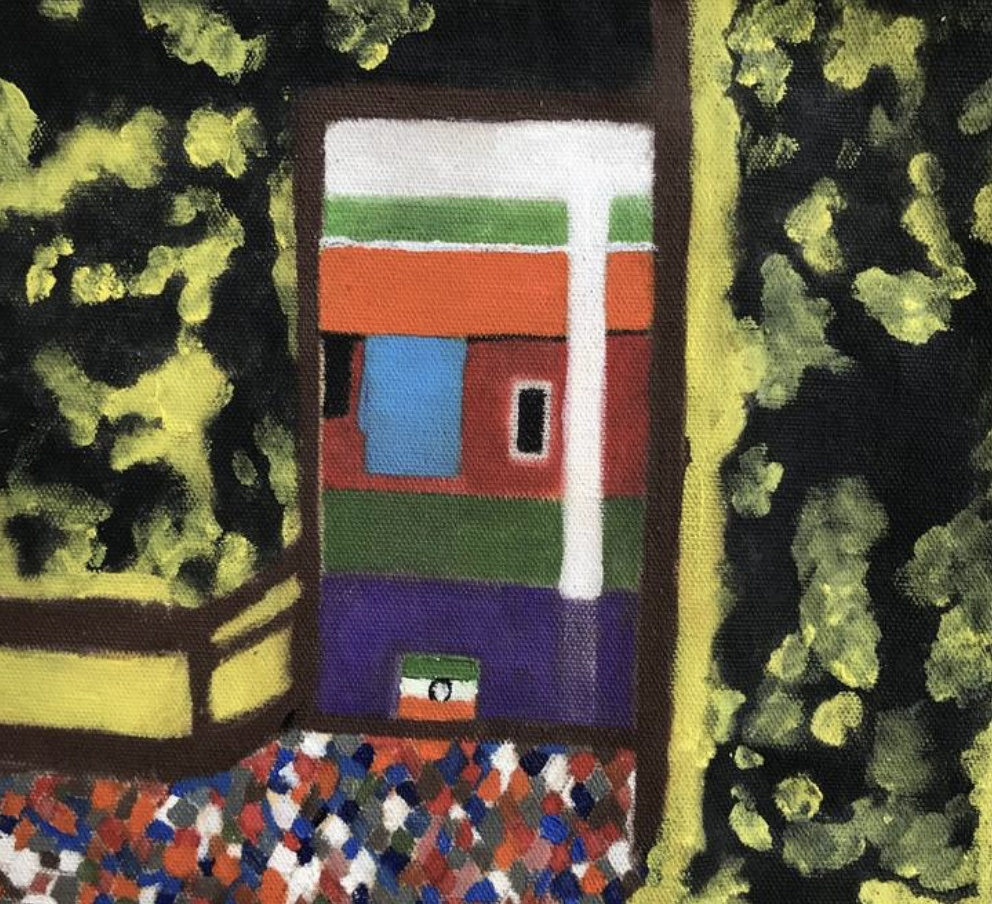
#> input picture reel4/reverie.jpg, 992 x 904 px, found by its file name
$ python ref_dress.py
#> lines starting #> are read from the running program, lines starting #| are printed output that depends on the picture; after the words box and inside, x2 and y2 are one past the last pixel; in counts of white or black regions, pixels touching at a corner belong together
"""Fashion sketch: woman in an all-over Reverie print spaghetti-strap princess dress.
figure(view='front'|'back', flare=1.0, spin=0.0) -> RGBA PIL image 800x1500 (with paper border)."""
import os
import numpy as np
from PIL import Image, ImageDraw, ImageFilter

HERE = os.path.dirname(os.path.abspath(__file__))
S = 2
FW, FH = 800, 1500
SKIN = (176, 120, 88); SKIN_SH = (150, 98, 70)
HAIR = (34, 24, 22); GOLD = (214, 172, 60); LIP = (170, 50, 50); OUT = (28, 22, 20)
PAINT = Image.open(os.path.join(HERE, "reverie.jpg")).convert("RGB")
#> PAINT is the input picture: PIL image 992x904 RGB; mean R, G, B 96.8, 89.1, 70
# keep the print free of the small flag mat: paint it over with the verandah purple
ImageDraw.Draw(PAINT).rectangle((392, 640, 482, 735), fill=(84, 52, 150))
PAINT = PAINT.filter(ImageFilter.SMOOTH)

# [12 lines left out: function _print_tile, not called in this run]

def linen(img, k=0.16, seed=7):
    """Rough linen weave: uneven warp/weft threads plus slubs, like the canvas of the painting."""
    w, h = img.size; r = np.random.default_rng(seed)
    a = np.asarray(img).astype(np.float32) / 255
    rows = r.normal(0, 1, (h, 1)); cols = r.normal(0, 1, (1, w))
    slub = np.asarray(Image.fromarray((r.random((h // 6, w // 40)) * 255).astype(np.uint8))
                      .resize((w, h), Image.BICUBIC)).astype(np.float32) / 255
    weave = 0.5 * rows + 0.5 * cols + 1.4 * (slub - 0.5) * (r.random((h, 1)) > 0.7)
    fine = (np.indices((h, w)).sum(0) % 4 < 2) * 0.5 - 0.25
    a = a * (1 + k * np.tanh(weave)[..., None] + 0.06 * fine[..., None])
    g = a.mean(2, keepdims=True); a = g + (a - g) * 0.88 + 0.03       # slightly chalky, washed colour
    return Image.fromarray((np.clip(a, 0, 1) * 255).astype(np.uint8))

def dilate(m, r):
    """Fast dilation: blur then threshold (MaxFilter is far too slow at this size)."""
    return m.filter(ImageFilter.BoxBlur(r)).point(lambda v: 255 if v > 8 else 0)

def _m():
    return Image.new("L", (FW * S, FH * S), 0)

def _poly(pts):
    m = _m(); ImageDraw.Draw(m).polygon([(x * S, y * S) for x, y in pts], fill=255); return m

def _ell(cx, cy, rx, ry):
    m = _m(); ImageDraw.Draw(m).ellipse(((cx - rx) * S, (cy - ry) * S, (cx + rx) * S, (cy + ry) * S), fill=255); return m

def _limb(pts, w0, w1):
    """Tapered limb along a polyline."""
    pts = np.array(pts, float); n = len(pts)
    left, right = [], []
    for i in range(n):
        a = pts[max(i - 1, 0)]; b = pts[min(i + 1, n - 1)]
        d = b - a; d /= np.linalg.norm(d) + 1e-6; nrm = np.array([-d[1], d[0]])
        w = w0 + (w1 - w0) * i / (n - 1)
        left.append(pts[i] + nrm * w / 2); right.append(pts[i] - nrm * w / 2)
    return _poly([tuple(p) for p in left + right[::-1]])

def _union(*ms):
    a = np.maximum.reduce([np.asarray(m) for m in ms]); return Image.fromarray(a)

class Canvas:
    def __init__(self):
        self.rgb = Image.new("RGB", (FW * S, FH * S), (255, 255, 255))
#> self.rgb: PIL image 1600x3000 RGB; every value is 255
        self.alpha = _m()
#> self.alpha: PIL image 1600x3000 L; every value is 0
    def fill(self, mask, col, outline=True, ow=3):
        src = col if isinstance(col, Image.Image) else Image.new("RGB", self.rgb.size, col)
        if outline:
            big = dilate(mask, ow * S)
            self.rgb.paste(Image.new("RGB", self.rgb.size, OUT), (0, 0), big)
            self.alpha = _union(self.alpha, big)
        self.rgb.paste(src, (0, 0), mask)
        self.alpha = _union(self.alpha, mask)
    def line(self, pts, col, w):
        d = ImageDraw.Draw(self.rgb); d.line([(x * S, y * S) for x, y in pts], fill=col, width=int(w * S), joint="curve")
        ImageDraw.Draw(self.alpha).line([(x * S, y * S) for x, y in pts], fill=255, width=int(w * S))

def _skirt(flare, spin, cx=400, top=470, hem=840):
    """Flowy A-line skirt; flare widens and the hem ripples as it twirls."""
    hw_top = 52; hw_hem = 165 * flare
    pts = [(cx - hw_top, top), (cx + hw_top, top)]
    # right side curve
    for k in np.linspace(0, 1, 12)[1:]:
        y = top + (hem - top) * k; w = hw_top + (hw_hem - hw_top) * k ** 1.25
        pts.append((cx + w, y))
    n = 60; lift = 30 * (flare - 1)
    for i in range(n + 1):                                  # rippling hem
        u = 1 - i / n; x = cx - hw_hem + 2 * hw_hem * u
        y = hem + 22 * np.sin(u * np.pi * (5 + 2 * flare) + spin * 6.28) - lift * np.cos((u - 0.5) * np.pi)
        pts.append((x, y))
    for k in np.linspace(1, 0, 12)[1:]:
        y = top + (hem - top) * k; w = hw_top + (hw_hem - hw_top) * k ** 1.25
        pts.append((cx - w, y))
    return _poly(pts)

def _folds(c, flare, spin, cx=400, top=470, hem=840):
    for j in range(-3, 4):
        x0 = cx + j * 14; x1 = cx + j * 46 * flare + 10 * np.sin(spin * 6.28 + j)
        c.line([(x0, top + 40), ((x0 + x1) / 2, (top + hem) / 2 + 30), (x1, hem - 10)], (70, 60, 50), 1.0)

def _foliage_tile(w, h, sw=190 * S):
    """Below the waist and the whole back: the painting's black and yellow leaves, tiled."""
#> called with w = 3200, h = 3000, sw = 380
    from PIL import ImageEnhance
    src = ImageEnhance.Contrast(ImageEnhance.Color(PAINT).enhance(1.5)).enhance(1.2)
    strip = src.crop((800, 0, PAINT.width, 900)).resize((sw, int(900 * sw / (PAINT.width - 800))), Image.LANCZOS)
    tile = Image.new("RGB", (sw * 2, strip.height)); tile.paste(strip, (0, 0))
    tile.paste(strip.transpose(Image.FLIP_LEFT_RIGHT), (sw, 0))
    out = Image.new("RGB", (w + sw * 2, h))
#> out: PIL image 3960x3000 RGB; every value is 0
    for y in range(0, h, strip.height):
        for x in range(0, w + sw * 2, sw * 2): out.paste(tile, (x, y))
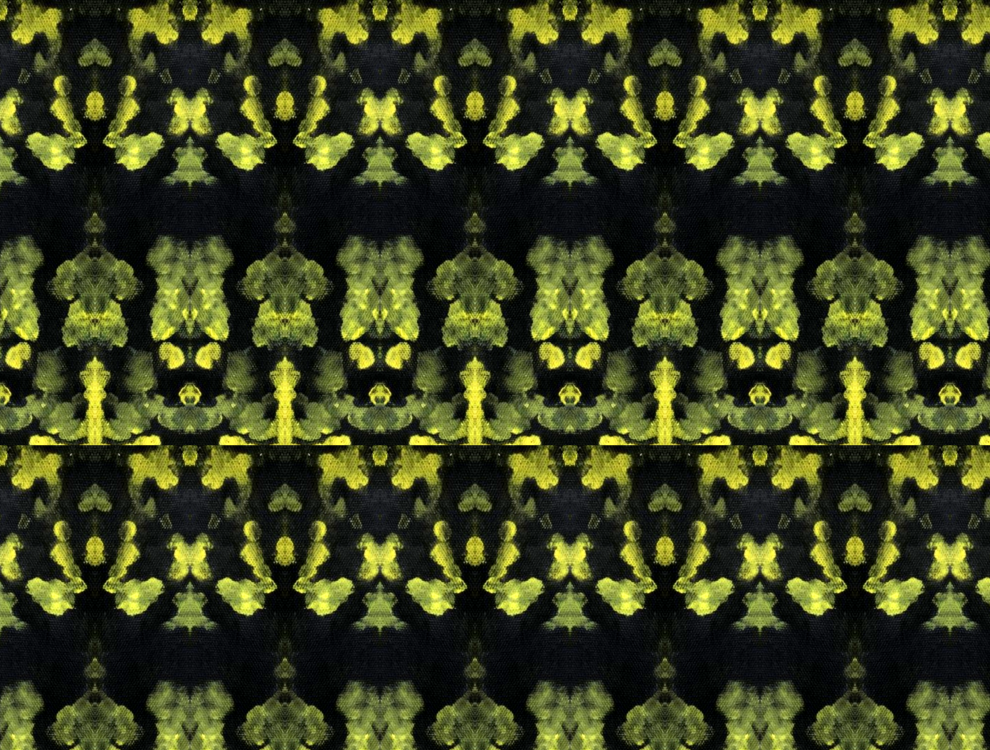
#> out: PIL image 3960x3000 RGB (shown at 1/4 size); mean R, G, B 62, 67.5, 31.4
    return out

_HOUSE = None
def _house_print():
    """Bodice: the house, the colour blocks seen through the door."""
    global _HOUSE
    if _HOUSE is None:
        img = Image.new("RGB", (FW * S, FH * S), (20, 18, 16))
        h = PAINT.crop((330, 90, 700, 650)).resize((130 * S, 150 * S), Image.LANCZOS)
        img.paste(h, (335 * S, 335 * S))
        _HOUSE = linen(img)
    return _HOUSE

_BIG = None
def _linen_print(spin):
    """Linen-textured print, built once, then slid sideways for the twirl."""
    global _BIG
    if _BIG is None:
        _BIG = linen(_foliage_tile(FW * S * 2, FH * S))
#> in linen, `w, h = img.size`: w = 3960; h = 3000
#> in linen, `rows = r.normal(0, 1, (h, 1))`: rows = 3000 values, max 3.15 at index 2675, min -3.66 at index 2311, mean -0.0313
#> in linen, `weave = 0.5 * rows + 0.5 * cols + 1.4 * (slub - 0.5) * (r.random((h, 1..`:
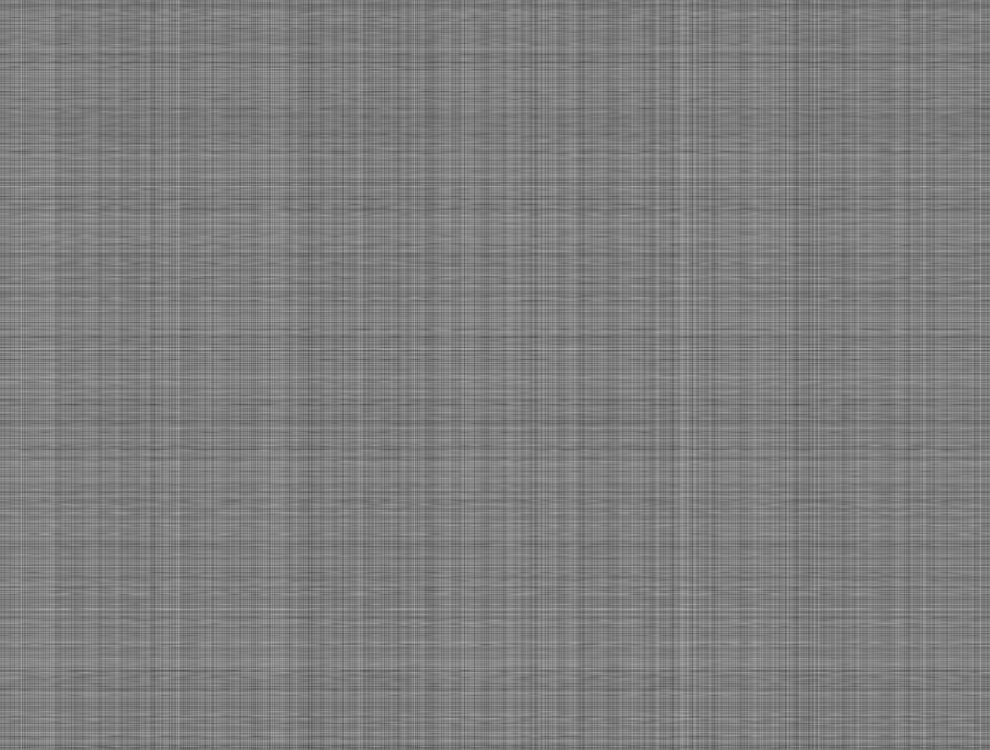
#> weave: shape (3000, 3960) float64 (shown at 1/4 size); min -3.99, max 3.99, mean -0.0201; drawn with min black and max white
    tw = 2 * 190 * S
    dx = int((spin % 1) * tw)
    return _BIG.crop((dx, 0, dx + FW * S, FH * S))
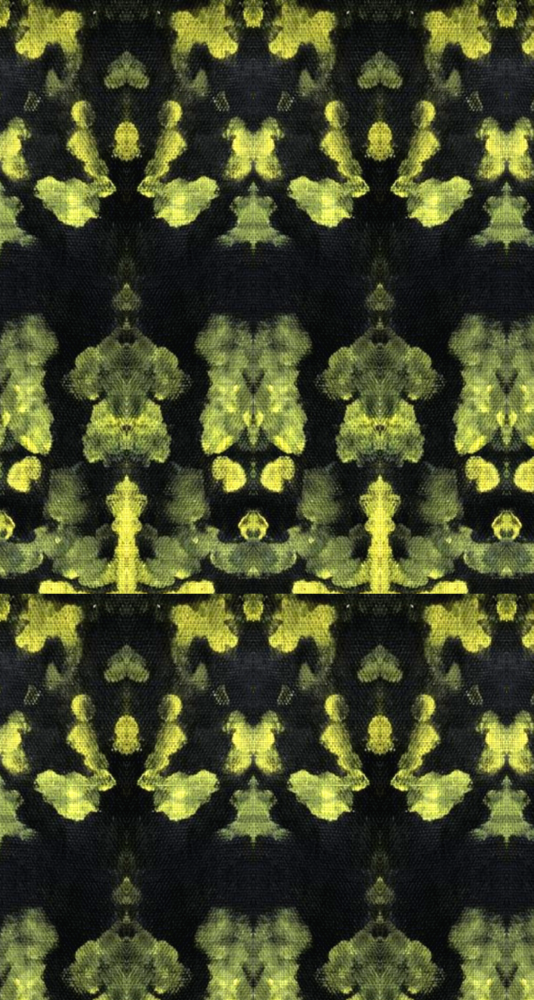
#> returned value: PIL image 1600x3000 RGB (shown at 1/3 size); mean R, G, B 68.2, 73.1, 41.3

def figure(view="front", flare=1.0, spin=0.0):
    c = Canvas()
    pr = _linen_print(spin)
    back = view == "back"
    # legs and heels
    for side, x_hip, x_ank in [(-1, 380, 372), (1, 420, 440)]:
        c.fill(_limb([(x_hip, 760), (x_hip + side * 6, 960), (x_ank, 1300)], 62, 22), SKIN)
        c.fill(_poly([(x_ank - 11, 1290), (x_ank + 11, 1290), (x_ank + 20, 1330), (x_ank + 4, 1340), (x_ank - 9, 1318)]), SKIN, ow=2)  # foot
        c.line([(x_ank - 6, 1322), (x_ank + 18, 1334)], OUT, 4)                  # sole
        c.line([(x_ank + (-14 if back else 18), 1316), (x_ank + (-14 if back else 18), 1352)], OUT, 5)  # heel
        c.line([(x_ank - 14, 1292), (x_ank + 14, 1292)], GOLD, 4)                # ankle strap
#> this loop made 2 passes
#> pass 1, in fill, `src = col if isinstance(col, Image.Image) else Image.new("RGB", self.r..`:
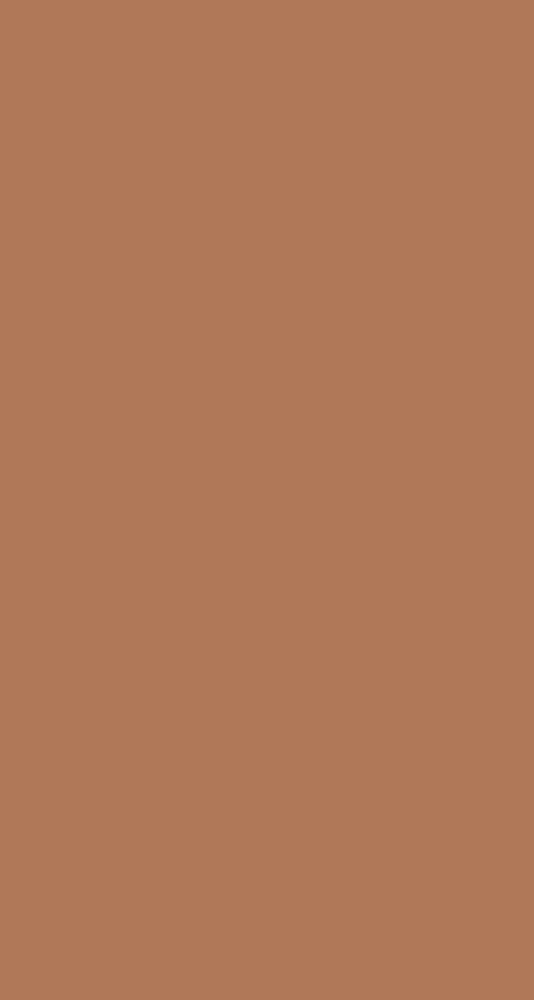
#> src: PIL image 1600x3000 RGB (shown at 1/3 size); mean R, G, B 176, 120, 88
#> pass 1, in fill, `big = dilate(mask, ow * S)`:
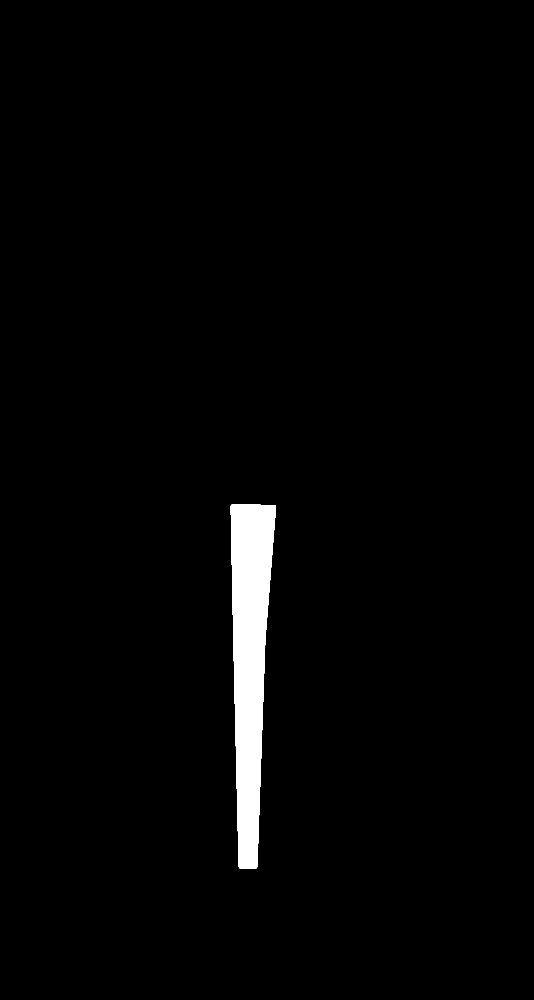
#> big: PIL image 1600x3000 L (shown at 1/3 size); 2.1% white; 1 white region, box (x1, y1, x2, y2) and area: (692, 1513, 828, 2606) 99307
    # arms
    c.fill(_limb([(338, 312), (322, 470), (300, 640)], 34, 22), SKIN)
#> in fill (call 5), `self.rgb.paste(Image.new("RGB", self.rgb.size, OUT), (0, 0), big)`:
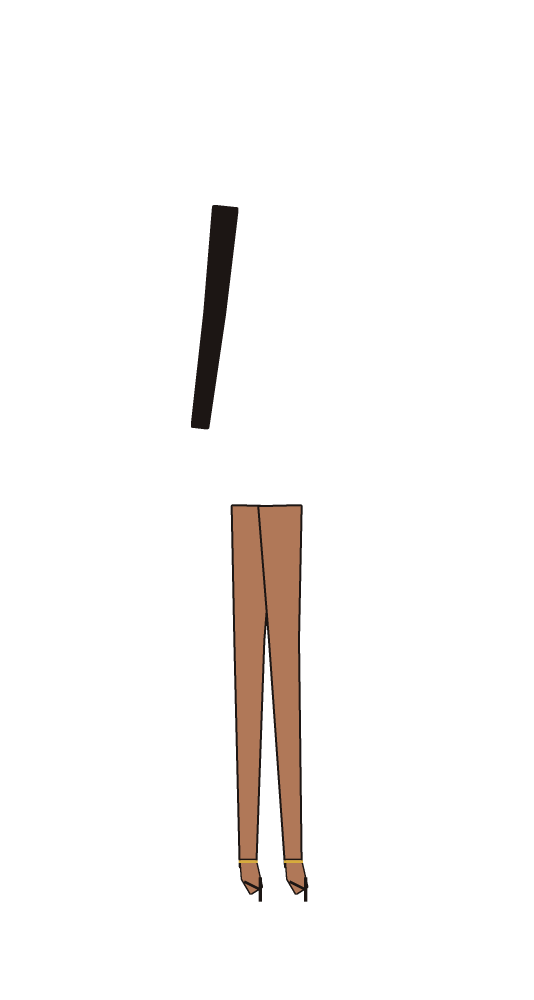
#> self.rgb: PIL image 1600x3000 RGB (shown at 1/3 size); mean R, G, B 248.7, 246.6, 245.5
    c.fill(_ell(298, 660, 16, 24), SKIN)
    if back:
        c.fill(_limb([(462, 312), (478, 470), (500, 640)], 34, 22), SKIN)
        c.fill(_ell(502, 660, 16, 24), SKIN)
    else:
        c.fill(_limb([(462, 312), (492, 440), (440, 520)], 34, 22), SKIN)       # hand on waist
        c.fill(_ell(438, 520, 18, 16), SKIN)
    # neck, shoulders, upper chest
    c.fill(_poly([(384, 225), (416, 225), (420, 290), (380, 290)]), SKIN, outline=False)
#> in fill (call 9), `self.alpha = _union(self.alpha, mask)`:
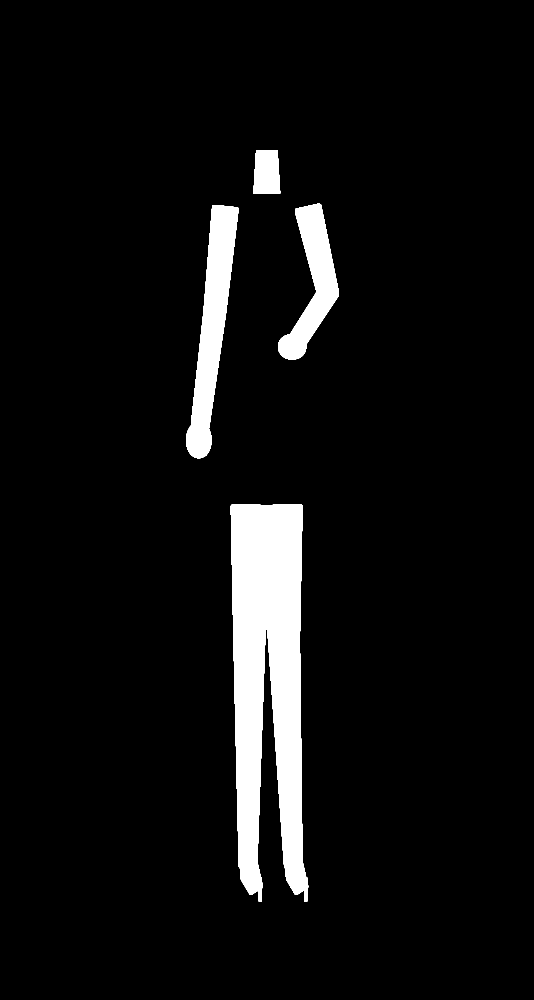
#> self.alpha: PIL image 1600x3000 L (shown at 1/3 size); 6.1% white; 4 white regions, box (x1, y1, x2, y2) and area: (692, 1513, 925, 2705) 197431, (558, 615, 715, 1375) 51767, (834, 611, 1017, 1079) 34689, (760, 450, 841, 581) 9563
    c.fill(_union(_poly([(344, 300), (456, 300), (462, 330), (452, 380), (348, 380), (338, 330)]),
                  _ell(344, 318, 20, 22), _ell(456, 318, 20, 22)), SKIN)
    # dress: bodice + skirt, all-over print
    bod = _poly([(350, 358), (372, 350), (400, 364), (428, 350), (450, 358),
                 (446, 470), (354, 470)] if not back else [(348, 372), (452, 372), (446, 470), (354, 470)])
    sk = _skirt(flare, spin)
    c.fill(sk, pr)
    c.fill(bod, pr if back else _house_print())
    _folds(c, flare, spin)
    c.line([(354, 470), (446, 470)], OUT, 3)                                      # waist seam
    # spaghetti straps
    if back:
        c.line([(352, 374), (446, 300)], OUT, 3); c.line([(448, 374), (354, 300)], OUT, 3)   # crossed back
    else:
        c.line([(356, 356), (350, 298)], OUT, 3); c.line([(444, 356), (450, 298)], OUT, 3)
    # head and hair
    if back:
        c.fill(_ell(400, 168, 56, 70), HAIR)
        c.fill(_ell(400, 108, 42, 38), HAIR)
        c.line([(370, 102), (430, 102)], GOLD, 4)                                 # hair clip
    else:
        c.fill(_ell(400, 170, 52, 66), SKIN)
        c.fill(_poly([(344, 160), (352, 118), (400, 96), (448, 118), (456, 160), (430, 128), (370, 128)]), HAIR)
        c.fill(_ell(400, 96, 40, 34), HAIR)                                      # high bun
        for ex in (380, 420):                                                     # closed eyes, lashes
            c.line([(ex - 12, 172), (ex, 178), (ex + 12, 172)], OUT, 2.4)
            c.line([(ex - 13, 156), (ex + 12, 154)], HAIR, 3)
        c.line([(400, 182), (396, 200), (402, 202)], SKIN_SH, 2)
        c.fill(_ell(400, 214, 12, 6), LIP, outline=False)
        c.line([(388, 214), (412, 214)], (120, 30, 30), 1.5)
        for ex in (346, 454):                                                     # gold hoops
            m = _m(); ImageDraw.Draw(m).ellipse(((ex - 13) * S, 196 * S, (ex + 13) * S, 226 * S), outline=255, width=4 * S)
            c.rgb.paste(Image.new("RGB", c.rgb.size, GOLD), (0, 0), m); c.alpha = _union(c.alpha, m)
        c.line([(372, 292), (400, 318), (428, 292)], GOLD, 2.5)                    # fine necklace
        c.fill(_poly([(468, 560), (548, 552), (552, 604), (472, 612)]), GOLD)     # clutch
        c.line([(478, 572), (544, 566)], OUT, 2)
    c.line([(290, 628), (310, 628)], GOLD, 5)                                     # bracelet
    # shrink and add a paper border
    rgb = c.rgb.resize((FW, FH), Image.LANCZOS); a = c.alpha.resize((FW, FH), Image.LANCZOS)
    fig = rgb.convert("RGBA"); fig.putalpha(a)
    pad = Image.new("RGBA", (FW + 30, FH + 30), (0, 0, 0, 0))
    pad.paste(Image.new("RGBA", (FW, FH), (252, 250, 244, 255)), (15, 15), dilate(a, 8))
    pad.alpha_composite(fig, (15, 15))
    return pad.crop(pad.getbbox())

if __name__ == "__main__":
    ims = [figure("front"), figure("front", 1.6, 0.35), figure("back", 1.2, 0.7)]
    sheet = Image.new("RGB", (sum(i.width for i in ims) + 80, max(i.height for i in ims) + 40), (246, 240, 228))
    x = 20
    for im in ims: sheet.paste(im, (x, 20), im); x += im.width + 20
#> this loop made 3 passes
#> x on passes 1 to 3: 390, 958, 1393
#> after the loop, x = 1393
    sheet.save(os.path.join(HERE, "dress_test.jpg"), quality=88)
